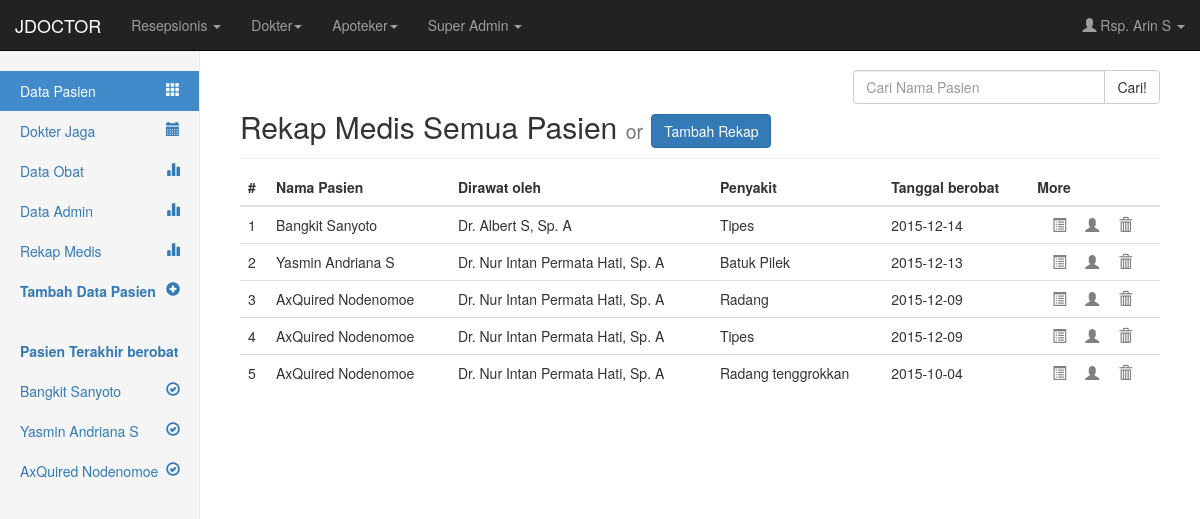
/medis/front.php?ur=tampil_rekap (signed in), run on the app's committed database.
### tables this page shows
CREATE TABLE IF NOT EXISTS `pasien` (
  `id_pasien` int(5) NOT NULL,
  `nama_lengkap` varchar(100) NOT NULL,
  `tempat_lahir` varchar(100) NOT NULL,
  `tanggal_lahir` date NOT NULL,
  `jenis_kelamin` varchar(40) NOT NULL,
  `alamat` text NOT NULL,
  `telepon` varchar(15) NOT NULL,
  `pekerjaan` varchar(100) NOT NULL,
  `nama_kk` varchar(50) NOT NULL,
  `tanggal_daftar` date NOT NULL
);

CREATE TABLE IF NOT EXISTS `riwayat` (
  `id_riwayat` int(5) NOT NULL,
  `id_dokter` int(5) NOT NULL,
  `id_pasien` int(5) NOT NULL,
  `tanggal_berobat` date NOT NULL,
  `keluhan` text NOT NULL,
  `penyakit` text NOT NULL,
  `id_obat` text NOT NULL
);

CREATE TABLE IF NOT EXISTS `dokter` (
  `id_dokter` int(5) NOT NULL,
  `nama_dokter` varchar(50) NOT NULL,
  `tanggal_masuk` date NOT NULL,
  `alamat` text NOT NULL,
  `telepon` varchar(15) NOT NULL,
  `jadwal_praktek` text NOT NULL
);

### medis/conn/db.php (called while the page is built, shortened)
<?php
class db
{
	function __construct()
	{
		$this->conn=mysql_connect(hostname,username,password) or die("gagal koneksi");
	}
	function BuatQuery($query)
	{
		$this->result=mysql_query($query,$this->conn);
		return $this->result;
	}
	function BuatArray()
	{
		$this->row=mysql_fetch_array($this->result);
		return $this->row;
	}
}
?>

### medis/data/tampil_rekap.php (the view, shortened to what this page needs)
<h2 class="sub-header">Rekap Medis Semua Pasien <small>or</small> <a href="#" class="btn btn-primary" data-toggle="modal" data-target=".info-tambah-rekap">Tambah Rekap</a></h2>
<div class="table-responsive">
<table class="table table-hover">
  <thead>
	<tr>
	  <th>#</th>
	  <th>Nama Pasien</th>
	  <th>Dirawat oleh</th>
	  <th>Penyakit</th>
	  <th>Tanggal berobat</th>
	  <th>More</th>
	</tr>
  </thead>
  <tbody>
	<?php
		$riwayat = new db;
		$pasien = new db;
		$dokter = new db;
		$num=1;
		$riwayat->BuatQuery("SELECT * FROM riwayat ORDER BY tanggal_berobat DESC");
		while($tampil_riwayat=$riwayat->BuatArray()){
				$pasien->BuatQuery("SELECT * FROM pasien WHERE id_pasien='$tampil_riwayat[id_pasien]'");
				$tampil_pasien=$pasien->BuatArray();
				$dokter->BuatQuery("SELECT * FROM dokter WHERE id_dokter='$tampil_riwayat[id_dokter]'");
				$tampil_dokter=$dokter->BuatArray();
	?>
	<tr>
		  <td><?php echo $num;?></td>
		  <td><?php echo $tampil_pasien[nama_lengkap]; ?></td>
		  <td><?php echo $tampil_dokter[nama_dokter]; ?></td>
		  <td><?php echo $tampil_riwayat[penyakit]; ?></td>
		  <td><?php echo $tampil_riwayat[tanggal_berobat]; ?></td>
		  <td>
		  	<a href="?ur=tambah_rekap&id_pasien=<?php echo $tampil_riwayat[id_pasien]; ?>" class="more" title="Tambah Rekap untuk pasien ini"><span class="glyphicon glyphicon-list-alt"></span></a>
			<a href="?ur=tampil_pasien_lengkap&id_pasien=<?php echo $tampil_riwayat[id_pasien]; ?>" class="more" title="Detail"><span class="glyphicon glyphicon-user"></span></a>
			<a onclick="return confirm('Hapus ?');" href="?ur=hapus_rekap__&delID=<?php echo $tampil_riwayat[id_riwayat]; ?>" class="more" title="Hapus"><span class="glyphicon glyphicon-trash"></span></a>
		  </td>
		</tr>
	<?php
		$num +=1;
		}
	?>
  </tbody>
</table>
</div>

### medis/front.php (shortened to what this page needs)
<?php
	include("conn/db.php");
  if(empty($_SESSION[user]) || empty($_SESSION[passw])){
    header("location: ../login.php");
	} else {
?>
<!DOCTYPE html>
<html lang="en">
<head>
    <link href="../../bs3_dist/css/bootstrap.min.css" rel="stylesheet">
    <link href="dashboard.css" rel="stylesheet">
  </head>
  <body>
	<?php
    include("navbar.php");
	?>
    <div class="container-fluid">
      <div class="row">
        <div class="col-sm-3 col-md-2 sidebar">
          <ul class="nav nav-sidebar">
            <li id="side-overview" class="active"><a href="?ur=tampil_pasien"><i class="pull-right glyphicon glyphicon-th"></i> Data Pasien</a></li>
			<li id="side-dokter"><a href="?ur=tampil_dokter"><i class="pull-right glyphicon glyphicon-calendar"></i>Dokter Jaga</a></li>
			<li id="side-pasien"><a href="?ur=tampil_obat"><i class="pull-right glyphicon glyphicon-stats"></i> Data Obat</a></li>
      <li id="side-admin"><a href="?ur=tampil_admin"><i class="pull-right glyphicon glyphicon-stats"></i> Data Admin</a></li>
      <li id="side-admin"><a href="?ur=tampil_rekap"><i class="pull-right glyphicon glyphicon-stats"></i> Rekap Medis</a></li>
            <li id="side-tambah"><a href="?ur=tambah_pasien"><i class="pull-right glyphicon glyphicon-plus-sign"></i> <strong>Tambah Data Pasien</strong></a></li>
          </ul>
          <ul class="nav nav-sidebar">
            <li><a href="#"><strong>Pasien Terakhir berobat</strong></a></li>
            <?php
              $riwayat = new db;
              $riwayat->BuatQuery("SELECT DISTINCT id_pasien FROM riwayat ORDER BY tanggal_berobat DESC LIMIT 4");
              WHILE($tampil_riwayat=$riwayat->BuatArray()){
                $pasien = new db;
                $pasien->BuatQuery("SELECT * FROM pasien WHERE id_pasien='$tampil_riwayat[id_pasien]'");
                $tampil_pasien = $pasien->BuatArray();
              ?>
                <li><a href="?ur=tampil_pasien_lengkap&id_pasien=<?php echo $tampil_riwayat[id_pasien]; ?>"><span class="pull-right glyphicon glyphicon-ok-circle"></span> <?php echo $tampil_pasien[nama_lengkap]; ?></a></li>
              <?php
                };
              ?>
          </ul>
        </div>
        <div class="col-sm-9 col-sm-offset-3 col-md-10 col-md-offset-2 main">
          <form class="form" method="post" action="?ur=search_result_pasien">
              <div class="input-group col-md-4 pull-right">
                  <input name="cari_pasien" type="text" class="form-control" placeholder="Cari Nama Pasien">
                  <span class="input-group-btn">
                    <button class="btn btn-default" type="submit">Cari!</button>
                  </span>
              </div>
          </form>
          <br>
			<?php
        include ("perijinan.php");
			?>
		</div>
      </div>
    </div>
  </body>
</html>
<?php   };  ?>

### medis/dashboard.css (style rules this page uses)
body { padding:0; padding-top: 50px; background-color:#FFF; margin: 0; }
.sub-header { padding-bottom: 10px; border-bottom: 1px solid #eee; }
.sidebar { display: none; }
a.more { padding-left: 15px; color: grey; font-size: 1em; }
@media (min-width: 768px) { .sidebar { position: fixed; top: 51px; bottom: 0; left: 0; z-index: 1000; display: block; padding: 20px; overflow-x: hidden; overflow-y: auto; background-color: #f5f5f5; border-right: 1px solid #eee; } }
.nav-sidebar { margin-right: -21px; margin-bottom: 20px; margin-left: -20px; }
.nav-sidebar > li > a { padding-right: 20px; padding-left: 20px; }
.nav-sidebar > .active > a { color: #fff; background-color: #428bca; }
.main { padding: 20px; }
@media (min-width: 768px) { .main { padding-right: 40px; padding-left: 40px; } }

### data on the page
pasien: nama_lengkap "Bangkit Sanyoto"
pasien: nama_lengkap "Yasmin Andriana S"
pasien: nama_lengkap "AxQuired Nodenomoe"
riwayat: id_pasien.nama_lengkap "Bangkit Sanyoto", id_dokter.nama_dokter "Dr. Albert S, Sp. A", penyakit "Tipes", tanggal_berobat "2015-12-14"
riwayat: id_pasien.nama_lengkap "Yasmin Andriana S", id_dokter.nama_dokter "Dr. Nur Intan Permata Hati, Sp. A", penyakit "Batuk Pilek", tanggal_berobat "2015-12-13"
riwayat: id_pasien.nama_lengkap "AxQuired Nodenomoe", id_dokter.nama_dokter "Dr. Nur Intan Permata Hati, Sp. A", penyakit "Radang", tanggal_berobat "2015-12-09"
riwayat: id_pasien.nama_lengkap "AxQuired Nodenomoe", id_dokter.nama_dokter "Dr. Nur Intan Permata Hati, Sp. A", penyakit "Tipes", tanggal_berobat "2015-12-09"
riwayat: id_pasien.nama_lengkap "AxQuired Nodenomoe", id_dokter.nama_dokter "Dr. Nur Intan Permata Hati, Sp. A", penyakit "Radang tenggrokkan", tanggal_berobat "2015-10-04"

### other printed values
$_SESSION[nama] "Rsp. Arin S"
